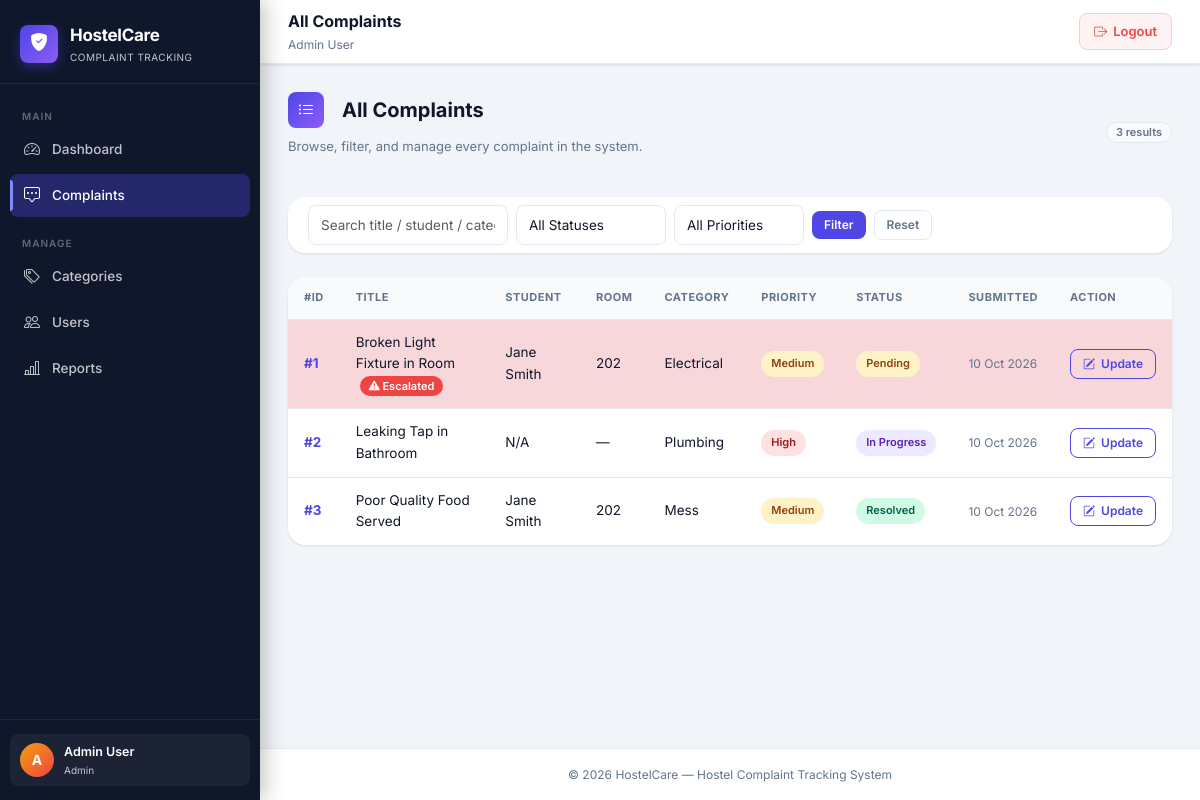
The page /admin/complaints.php (signed in) on the database as committed earlier.
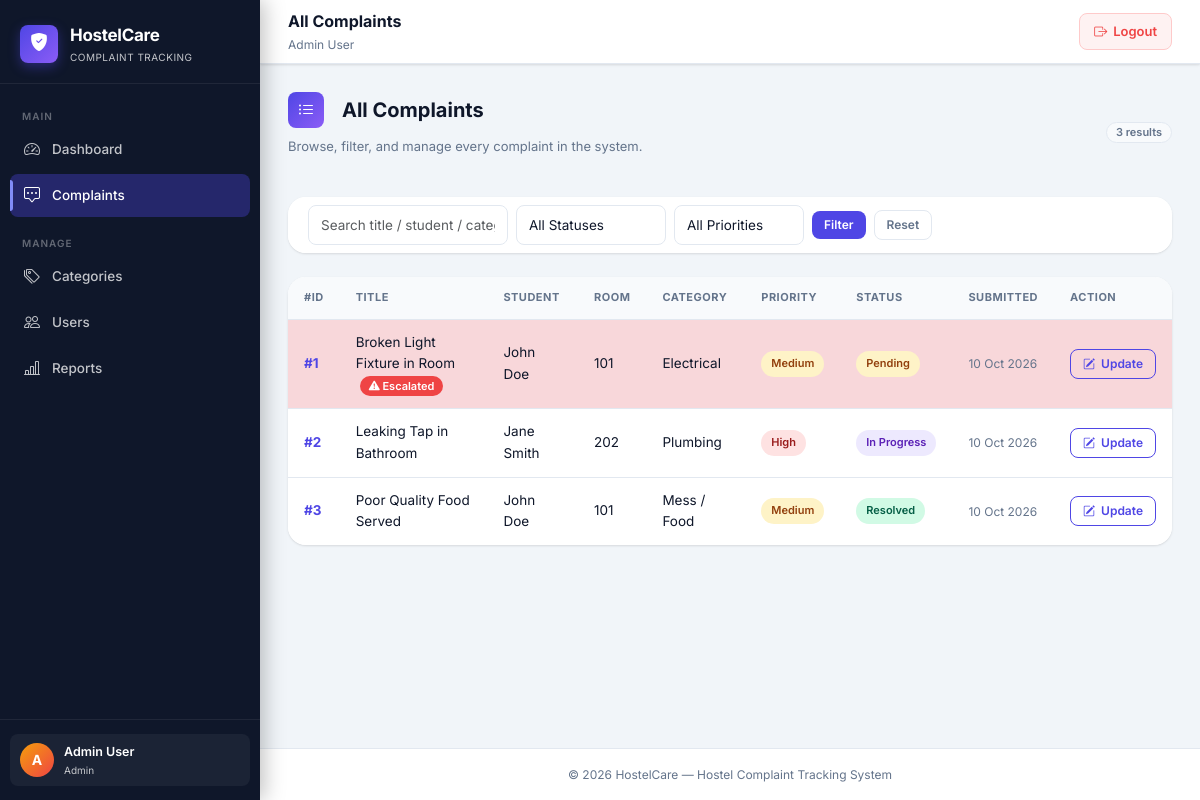
The same page on the database as committed later.
### tables this page shows
CREATE TABLE IF NOT EXISTS complaints (
  complaint_id INT PRIMARY KEY AUTO_INCREMENT,
  student_id INT NOT NULL,
  category_id INT NOT NULL,
  title VARCHAR(150) NOT NULL,
  description TEXT NOT NULL,
  image_path VARCHAR(255),
  priority ENUM('low','medium','high') DEFAULT 'medium',
  status ENUM('pending','assigned','in_progress','resolved','closed') DEFAULT 'pending',
  created_at DATETIME DEFAULT CURRENT_TIMESTAMP,
  updated_at DATETIME DEFAULT CURRENT_TIMESTAMP ON UPDATE CURRENT_TIMESTAMP,
  FOREIGN KEY (student_id) REFERENCES users(user_id) ON DELETE CASCADE ON UPDATE CASCADE,
  FOREIGN KEY (category_id) REFERENCES categories(category_id) ON DELETE RESTRICT ON UPDATE CASCADE,
  INDEX idx_student (student_id),
  INDEX idx_category (category_id),
  INDEX idx_status (status),
  INDEX idx_priority (priority),
  INDEX idx_created_at (created_at)
);

CREATE TABLE IF NOT EXISTS users (
  user_id INT PRIMARY KEY AUTO_INCREMENT,
  name VARCHAR(100) NOT NULL,
  email VARCHAR(100) NOT NULL UNIQUE,
  password_hash VARCHAR(255) NOT NULL,
  role ENUM('admin','student') NOT NULL DEFAULT 'student',
  room_no VARCHAR(10),
  phone VARCHAR(15),
  created_at DATETIME DEFAULT CURRENT_TIMESTAMP,
  updated_at DATETIME DEFAULT CURRENT_TIMESTAMP ON UPDATE CURRENT_TIMESTAMP,
  INDEX idx_email (email),
  INDEX idx_role (role)
);

CREATE TABLE IF NOT EXISTS categories (
  category_id INT PRIMARY KEY AUTO_INCREMENT,
  name VARCHAR(50) NOT NULL UNIQUE,
  created_at DATETIME DEFAULT CURRENT_TIMESTAMP,
  updated_at DATETIME DEFAULT CURRENT_TIMESTAMP ON UPDATE CURRENT_TIMESTAMP
);

### includes/auth.php (called while the page is built, shortened)
<?php
function isLoggedIn() {
    return isset($_SESSION['user_id']) && isset($_SESSION['role']);
}
function currentUser() {
    return $_SESSION;
}
?>

### admin/complaints.php (the view, shortened to what this page needs)
<?php
require_once __DIR__ . '/../includes/auth.php';
$pageTitle = 'All Complaints';
$db = getDB();
$search   = trim($_GET['q']   ?? '');
$sql = "SELECT c.complaint_id, c.title, c.priority, c.status, c.created_at,
               u.name AS student_name, u.room_no,
               cat.name AS category,
               TIMESTAMPDIFF(HOUR, c.created_at, NOW()) AS hours_old
        FROM complaints c
        LEFT JOIN users u ON c.student_id = u.user_id
        LEFT JOIN categories cat ON c.category_id = cat.category_id
        WHERE 1=1";
$params = [];
$sql .= ' ORDER BY c.created_at DESC';
$stmt = $db->prepare($sql);
$stmt->execute($params);
$complaints = $stmt->fetchAll();
include __DIR__ . '/../includes/header.php';
?>
<div class="page-header mb-4">
    <div class="d-flex justify-content-between align-items-center flex-wrap gap-2">
        <div>
            <h4><i class="bi bi-list-ul me-2"></i>All Complaints</h4>
            <p>Browse, filter, and manage every complaint in the system.</p>
        </div>
        <span class="badge bg-light text-dark fs-6 border"><?= count($complaints) ?> results</span>
    </div>
</div>
<div class="card border-0 shadow-sm mb-4">
    <div class="card-body py-2">
        <form method="GET" class="d-flex flex-wrap gap-2 align-items-center">
            <input type="text" name="q" class="form-control form-control-sm" style="width:200px"
                   placeholder="Search title / student / category" value="<?= htmlspecialchars($search) ?>">
            <select name="status" class="form-select form-select-sm" style="width:150px">
                <option value="">All Statuses</option>
            </select>
            <select name="priority" class="form-select form-select-sm" style="width:130px">
                <option value="">All Priorities</option>
            </select>
            <button type="submit" class="btn btn-sm btn-primary">Filter</button>
            <a href="<?= BASE_URL ?>/admin/complaints.php" class="btn btn-sm btn-outline-secondary">Reset</a>
        </form>
    </div>
</div>
<div class="card border-0 shadow-sm">
    <div class="table-responsive">
        <table class="table table-hover mb-0">
            <thead class="table-light">
                <tr>
                    <th>#ID</th>
                    <th>Title</th>
                    <th>Student</th>
                    <th>Room</th>
                    <th>Category</th>
                    <th>Priority</th>
                    <th>Status</th>
                    <th>Submitted</th>
                    <th>Action</th>
                </tr>
            </thead>
            <tbody>
            <?php if (empty($complaints)): ?>
            <tr><td colspan="9" class="text-center text-muted py-4">No complaints found.</td></tr>
            <?php else: ?>
            <?php foreach ($complaints as $c):
                $isEscalated = $c['status'] === 'pending' && $c['hours_old'] >= 48;
                $canUpdate   = !in_array($c['status'], ['closed']);
            ?>
            <tr class="<?= $isEscalated ? 'table-danger' : '' ?>">
                <td class="fw-bold text-primary">#<?= $c['complaint_id'] ?></td>
                <td>
                    <?= htmlspecialchars(mb_strimwidth($c['title'],0,50,'…')) ?>
                    <?php if ($isEscalated): ?>
                    <span class="badge bg-danger ms-1"><i class="bi bi-exclamation-triangle-fill"></i> Escalated</span>
                    <?php endif; ?>
                </td>
                <td><?= htmlspecialchars($c['student_name'] ?? 'N/A') ?></td>
                <td><?= htmlspecialchars($c['room_no'] ?? '—') ?></td>
                <td><?= htmlspecialchars($c['category'] ?? 'N/A') ?></td>
                <td><span class="priority-badge priority-<?= $c['priority'] ?>"><?= ucfirst($c['priority']) ?></span></td>
                <td><span class="status-badge status-<?= $c['status'] ?>"><?= ucfirst(str_replace('_',' ',$c['status'])) ?></span></td>
                <td class="text-muted small"><?= date('d M Y', strtotime($c['created_at'])) ?></td>
                <td>
                    <?php if ($canUpdate): ?>
                    <a href="<?= BASE_URL ?>/admin/update_status.php?id=<?= $c['complaint_id'] ?>" class="btn btn-sm btn-outline-primary">
                        <i class="bi bi-pencil-square"></i> Update
                    </a>
                    <?php else: ?>
                    <span class="text-muted small">Closed</span>
                    <?php endif; ?>
                </td>
            </tr>
            <?php endforeach; endif; ?>
            </tbody>
        </table>
    </div>
</div>
<?php include __DIR__ . '/../includes/footer.php'; ?>

### includes/header.php (shortened to what this page needs)
<?php
$user = currentUser();
$role = $user['role'] ?? '';
$uri  = $_SERVER['REQUEST_URI'] ?? '';
function isActive(string $segment): string {
    global $uri;
    return strpos($uri, $segment) !== false ? 'active' : '';
}
?>
<!DOCTYPE html>
<html lang="en">
<head>
    <link rel="stylesheet" href="https://cdn.jsdelivr.net/npm/bootstrap@5.3.3/dist/css/bootstrap.min.css">
    <link rel="stylesheet" href="https://cdn.jsdelivr.net/npm/bootstrap-icons@1.11.3/font/bootstrap-icons.min.css">
    <link rel="stylesheet" href="<?= BASE_URL ?>/assets/css/style.css">
</head>
<body>
<div class="app-shell">
  <aside class="sidebar" id="sidebar">
    <a href="<?= BASE_URL ?>/" class="sidebar-brand">
      <div class="sidebar-brand-icon"><i class="bi bi-shield-fill-check"></i></div>
      <div class="sidebar-brand-name">HostelCare<span>Complaint Tracking</span></div>
    </a>
    <nav class="sidebar-nav">
      <?php if ($role === 'admin'): ?>
        <div class="nav-section-label">Main</div>
        <div class="nav-item">
          <a class="nav-link <?= isActive('admin/dashboard') ?>" href="<?= BASE_URL ?>/admin/dashboard.php">
            <i class="bi bi-speedometer2"></i> Dashboard
          </a>
        </div>
        <div class="nav-item">
          <a class="nav-link <?= isActive('admin/complaints') ?>" href="<?= BASE_URL ?>/admin/complaints.php">
            <i class="bi bi-chat-square-dots"></i> Complaints
          </a>
        </div>
        <div class="nav-section-label" style="margin-top:8px">Manage</div>
        <div class="nav-item">
          <a class="nav-link <?= isActive('admin/categories') ?>" href="<?= BASE_URL ?>/admin/categories.php">
            <i class="bi bi-tags"></i> Categories
          </a>
        </div>
        <div class="nav-item">
          <a class="nav-link <?= isActive('admin/users') ?>" href="<?= BASE_URL ?>/admin/users.php">
            <i class="bi bi-people"></i> Users
          </a>
        </div>
        <div class="nav-item">
          <a class="nav-link <?= isActive('admin/reports') ?>" href="<?= BASE_URL ?>/admin/reports.php">
            <i class="bi bi-bar-chart-line"></i> Reports
          </a>
        </div>
      <?php endif; ?>
    </nav>
    <?php if ($user): ?>
    <div class="sidebar-footer">
      <div class="sidebar-user">
        <div class="sidebar-user-avatar avatar-<?= $role ?>">
          <?= strtoupper(substr($user['name'], 0, 1)) ?>
        </div>
        <div class="sidebar-user-info">
          <div class="sidebar-user-name"><?= htmlspecialchars($user['name']) ?></div>
          <div class="sidebar-user-role"><?= ucfirst($role) ?></div>
        </div>
      </div>
    </div>
    <?php endif; ?>
  </aside>
  <div class="main-content">
    <header class="topbar">
      <div>
        <div class="topbar-title"><?= htmlspecialchars($pageTitle) ?></div>
        <?php if ($role): ?>
        <div class="topbar-subtitle">
          <?= htmlspecialchars($user['name'] ?? '') ?>
        </div>
        <?php endif; ?>
      </div>
      <div class="topbar-actions">
        <a href="<?= BASE_URL ?>/logout.php" class="topbar-logout">
          <i class="bi bi-box-arrow-right"></i> Logout
        </a>
      </div>
    </header>
    <div class="page-content fade-in">

### includes/footer.php (shortened to what this page needs)
    </div>
    <footer class="main-footer">
      &copy; <?= date('Y') ?> HostelCare &mdash; Hostel Complaint Tracking System
    </footer>
  </div>
</div>
</body>
</html>

Rows that differ between the two databases and show on the page:
changed complaints "Broken Light Fixture in Room": student.name "Jane Smith" → "John Doe"; student.room_no "202" → "101"
changed complaints "Leaking Tap in Bathroom": student.name "N/A" → "Jane Smith"; student.room_no "—" → "202"
changed complaints "Poor Quality Food Served": student.name "Jane Smith" → "John Doe"; student.room_no "202" → "101"; category.name "Mess" → "Mess / Food"
